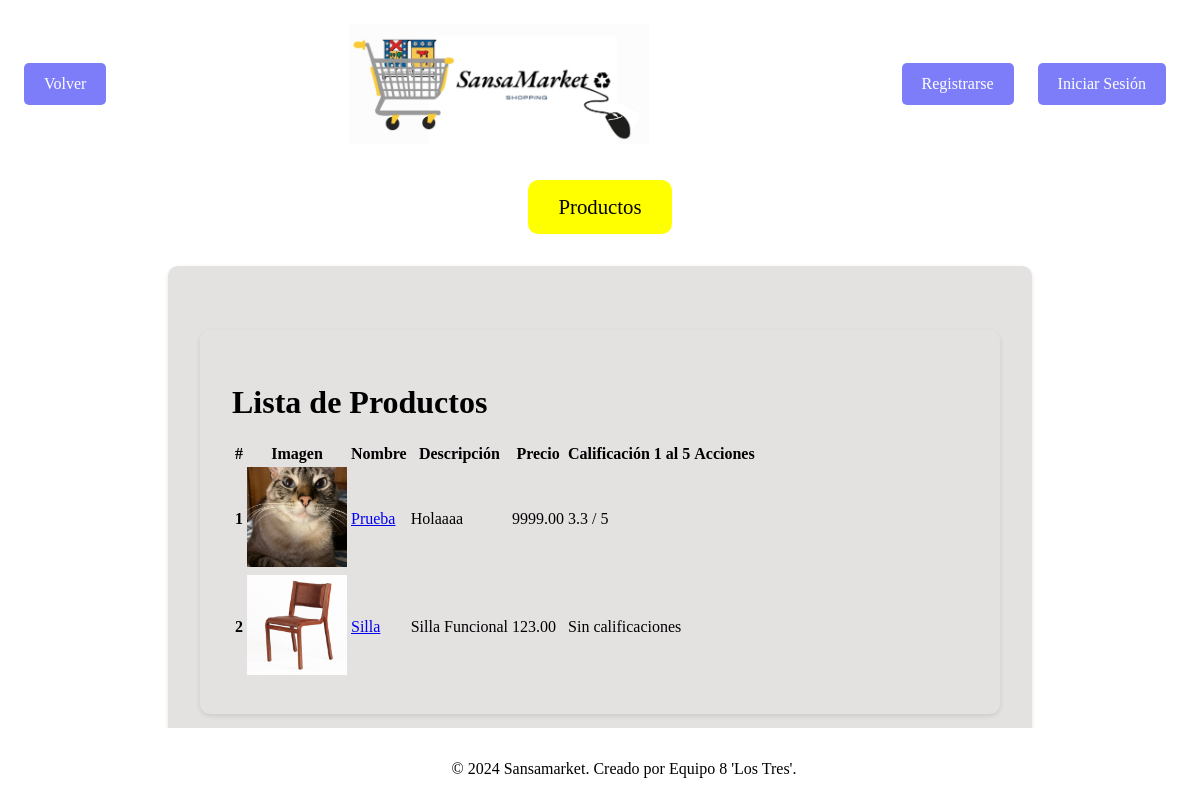
Before: /productos/lista/ with the older database file.
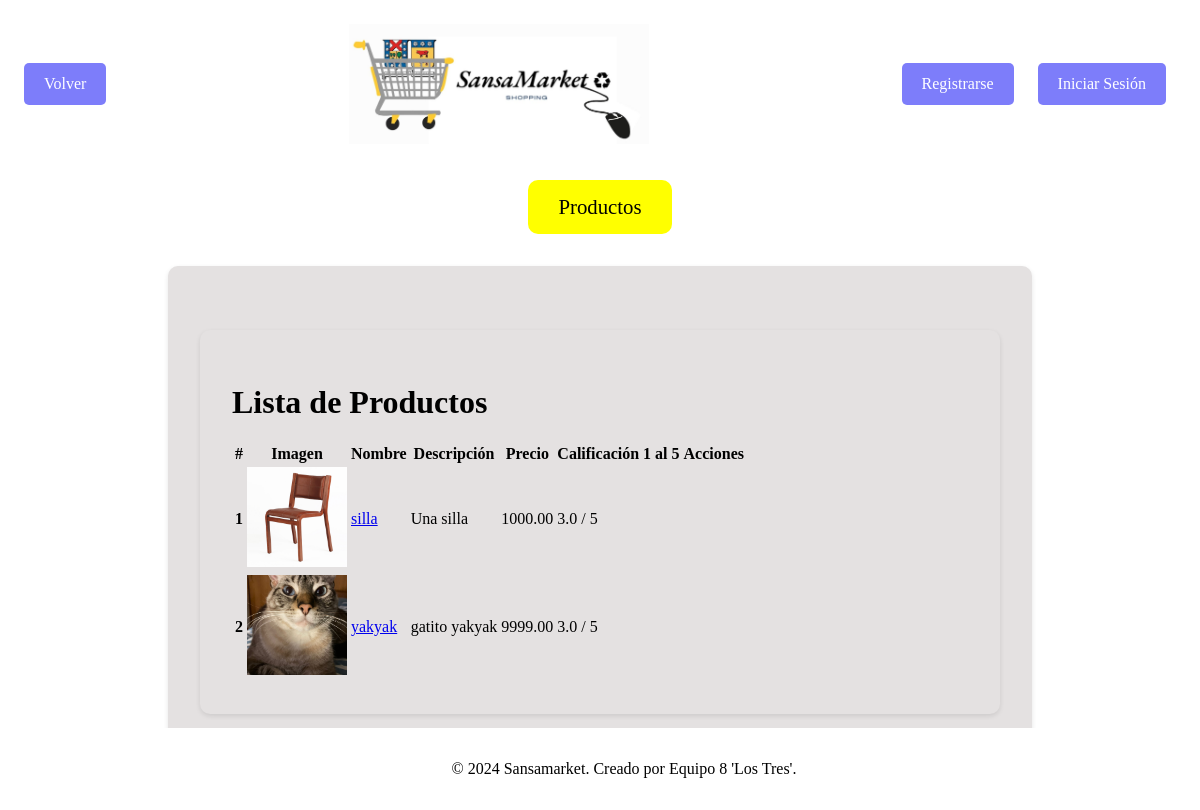
After: the same page with the newer database file.
### Apps/productos/models.py (models this page shows, shortened)
class Producto(models.Model):
    nombre = models.CharField(max_length=255)
    descripcion = models.TextField()
    precio = models.DecimalField(max_digits=10, decimal_places=2)
    imagen = models.ImageField(upload_to='productos/', null=True, blank=True)
    usuario = models.ForeignKey(User, on_delete=models.CASCADE)

### Apps/resenas/models.py (models this page shows, shortened)
class Resena(models.Model):
    usuario = models.ForeignKey(User, on_delete=models.CASCADE, related_name='resenas_recibidas')
    calificador = models.ForeignKey(User, on_delete=models.CASCADE, related_name='resenas_realizadas')
    calificacion = models.IntegerField(choices=[(i, i) for i in range(1, 6)])
    comentario = models.TextField(null=True, blank=True)
    fecha = models.DateTimeField(auto_now_add=True)

### Apps/productos/views.py (the view)
# urls.py: path('lista/', views.lista_productos, name='lista_productos'),
def lista_productos(request):
    productos = Producto.objects.all()
    return render(request, 'productos/lista_productos.html', {'productos': productos})

### Apps/resenas/templatetags/resenas_extras.py (called while the page is built)
@register.filter
def promedio_calificaciones(queryset):
    total = queryset.count()
    if total == 0:
        return 0
    suma = sum(item.calificacion for item in queryset)
    promedio = suma / total
    return round(promedio, 1)

### Apps/templates/productos/lista_productos.html (shortened to what this page needs)
{% extends 'base.html' %}
{% load static %}
{% load resenas_extras %}
{% block content %}
    <div class="container mt-4">
        <h1 class="mb-4">Lista de Productos</h1>
        <table class="table table-striped">
            <thead>
                <tr>
                    <th scope="col">#</th>
                    <th scope="col">Imagen</th>
                    <th scope="col">Nombre</th>
                    <th scope="col">Descripción</th>
                    <th scope="col">Precio</th>
                    <th scope="col">Calificación 1 al 5</th>
                    <th scope="col">Acciones</th>
                </tr>
            </thead>
            <tbody>
                {% for producto in productos %}
                <tr>
                    <th scope="row">{{ forloop.counter }}</th>
                    <td>
                        {% if producto.imagen %}
                            <img src="{{ producto.imagen.url }}" class="img-thumbnail" alt="{{ producto.nombre }}" style="width: 100px; height: 100px;">
                        {% else %}
                            <img src="{% static 'images/default-product.jpg' %}" class="img-thumbnail" alt="Imagen no disponible" style="width: 100px; height: 100px;">
                        {% endif %}
                    </td>
                    <td><a href="{% url 'productos:detalle_producto' producto.pk %}">{{ producto.nombre }}</a></td>
                    <td>{{ producto.descripcion|truncatewords:10 }}</td>
                    <td>{{ producto.precio }}</td>
                    <td>
                        {% with producto.usuario.resenas_recibidas.all as resenas %}
                            {% if resenas %}
                                {{ resenas|promedio_calificaciones }} / 5
                            {% else %}
                                Sin calificaciones
                            {% endif %}
                        {% endwith %}
                    </td>
                    <td>
                    </td>
                </tr>
                {% endfor %}
            </tbody>
        </table>
    </div>
{% endblock %}

### Apps/templates/base.html (shortened to what this page needs)
<!DOCTYPE html>
<html lang="es">
<head>
    {% load static %}
    <link rel="stylesheet" href="{% static 'css/styles.css' %}">
</head>
<body>
    <div class="navbar">
        <div class="navbar-buttons">
            <a href="{% url 'home' %}" class="volver-button">Volver</a>
            <img src="{% static 'images/logo.jpeg' %}" alt="Logo" class="logo">
            <div class="auth-buttons">
                {% if user.is_authenticated %}
                    <a href="{% url 'usuarios:perfil' user.pk %}" class="button">Mi perfil</a>
                    <a href="{% url 'usuarios:editar_perfil' %}" class="button">Editar Perfil</a>
                    <form method="post" action="{% url 'usuarios:logout' %}" style="display: inline;">
                        {% csrf_token %}
                        <button type="submit" class="button">Cerrar Sesión</button>
                    </form>
                {% else %}
                    <a href="{% url 'usuarios:registro' %}" class="button">Registrarse</a>
                    <a href="{% url 'usuarios:login' %}" class="button">Iniciar Sesión</a>
                {% endif %}
            </div>
        </div>
    </div>
    <a href="{% url 'productos:lista_productos' %}" class="productos-button">Productos</a>
    <div class="container">
        {% block content %}{% endblock %}
    </div>
    <footer>
        <p>&copy; 2024 Sansamarket. Creado por Equipo 8 'Los Tres'.</p>
    </footer>
</body>
</html>

### static/css/styles.css (style rules this page uses)
.img-thumbnail { width: 100px; height: 100px; object-fit: cover; }

### Apps/templates/base.html (style rules this page uses)
body { font-family: 'Times New Roman', Times, serif; }
.navbar { display: flex; justify-content: space-between; align-items: center; background-color: white; padding: 1rem; position: relative; }
.navbar img.logo { width: 300px; height: auto; }
.navbar-buttons { display: flex; align-items: center; width: 100%; justify-content: space-between; }
.navbar .volver-button { background-color: rgb(125, 125, 250); color: white; font-size: 1rem; padding: 12px 20px; text-decoration: none; border-radius: 5px; transition: background-color 0.3s ease, transform 0.3s ease; }
.navbar .auth-buttons a, .navbar .auth-buttons button { display: inline-block; padding: 12px 20px; margin: 0 10px; border-radius: 5px; font-size: 1rem; text-decoration: none; color: white; background-color: rgb(125, 125, 250); border: none; transition: background-color 0.3s ease, transform 0.3s ease; cursor: pointer; }
.productos-button { background-color: yellow; color: black; font-size: 1.3rem; padding: 15px 30px; margin: 20px auto; display: block; text-align: center; text-decoration: none; border-radius: 10px; width: fit-content; transition: background-color 0.3s ease, transform 0.3s ease; }
.container { max-width: 800px; margin: 2rem auto; padding: 2rem; background-color: #e4e1e1; border-radius: 10px; box-shadow: 0 2px 5px rgba(0, 0, 0, 0.1); }
footer { text-align: center; padding: 1rem; background-color: white; color: black; position: fixed; bottom: 0; width: 100%; }

Changed rows visible on the page:
removed Producto: imagen (picture), nombre "Prueba", descripcion "Holaaaa", precio "9999.00", usuario.resenas_recibidas.all|promedio_calificaciones "3.3"
removed Producto: imagen (picture), nombre "Silla", descripcion "Silla Funcional", precio "123.00", shows "Sin calificaciones"
added Producto: imagen (picture), nombre "silla", descripcion "Una silla", precio "1000.00", usuario.resenas_recibidas.all|promedio_calificaciones "3.0"
added Producto: imagen (picture), nombre "yakyak", descripcion "gatito yakyak", precio "9999.00", usuario.resenas_recibidas.all|promedio_calificaciones "3.0"
